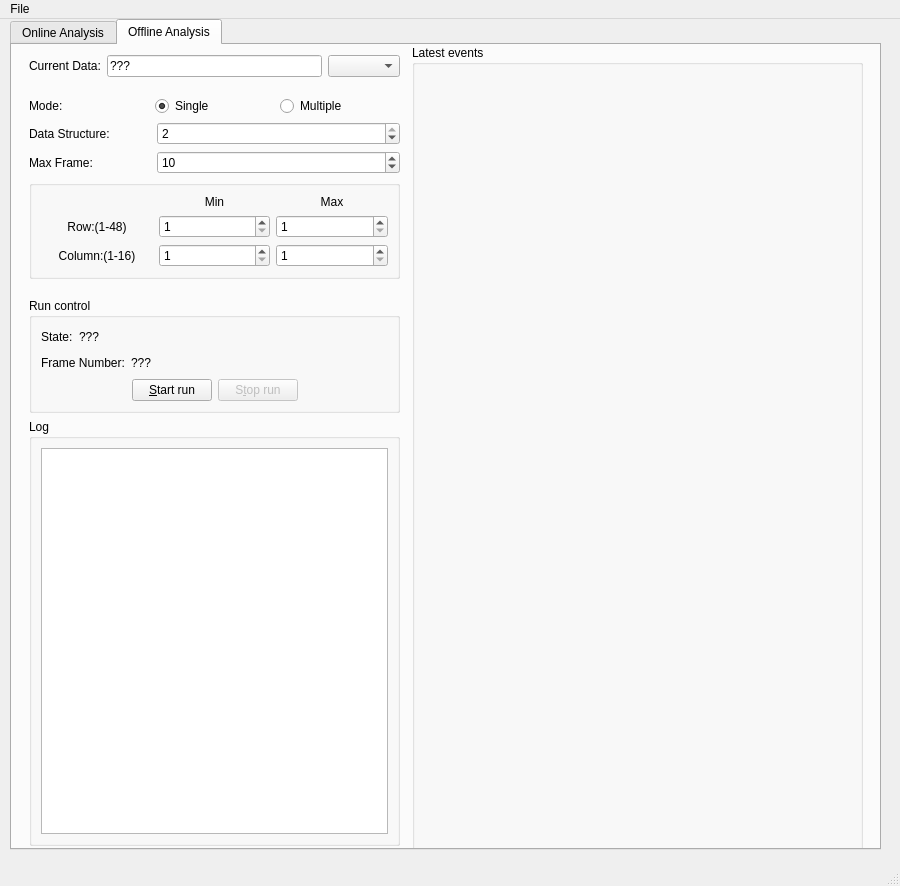
<?xml version="1.0" encoding="UTF-8"?>
<ui version="4.0">
 <class>MainWindow</class>
 <widget class="QMainWindow" name="MainWindow">
  <property name="geometry">
   <rect>
    <x>0</x>
    <y>0</y>
    <width>900</width>
    <height>886</height>
   </rect>
  </property>
  <property name="windowTitle">
   <string>JadePixel</string>
  </property>
  <property name="windowIcon">
   <iconset>
    <normaloff>iheplogo.gif</normaloff>iheplogo.gif</iconset>
  </property>
  <widget class="QWidget" name="centralwidget">
   <widget class="QTabWidget" name="TabWidget">
    <property name="geometry">
     <rect>
      <x>10</x>
      <y>0</y>
      <width>871</width>
      <height>831</height>
     </rect>
    </property>
    <property name="currentIndex">
     <number>1</number>
    </property>
    <widget class="QWidget" name="Tab_Online">
     <attribute name="title">
      <string>Online Analysis</string>
     </attribute>
     <widget class="QWidget" name="layoutWidget_2">
      <property name="geometry">
       <rect>
        <x>11</x>
        <y>10</y>
        <width>388</width>
        <height>781</height>
       </rect>
      </property>
      <layout class="QVBoxLayout" name="verticalLayout_6">
       <item>
        <layout class="QGridLayout" name="gridLayout_5">
         <item row="3" column="1">
          <widget class="QLineEdit" name="LineEdit_Online_FileName">
           <property name="text">
            <string>???</string>
           </property>
          </widget>
         </item>
         <item row="0" column="0">
          <widget class="QLabel" name="label_11">
           <property name="text">
            <string>Save Directory</string>
           </property>
          </widget>
         </item>
         <item row="3" column="0">
          <widget class="QLabel" name="label_21">
           <property name="text">
            <string>File Name:</string>
           </property>
          </widget>
         </item>
         <item row="3" column="2">
          <widget class="QComboBox" name="ComboBox_Data_Type">
           <item>
            <property name="text">
             <string>.dat</string>
            </property>
           </item>
          </widget>
         </item>
         <item row="0" column="1" colspan="2">
          <layout class="QHBoxLayout" name="horizontalLayout_8">
           <item>
            <widget class="QLineEdit" name="LineEdit_Online_FilePath">
             <property name="text">
              <string>???</string>
             </property>
             <property name="readOnly">
              <bool>true</bool>
             </property>
            </widget>
           </item>
           <item>
            <widget class="QPushButton" name="Btn_Online_Chose">
             <property name="text">
              <string>Chose..</string>
             </property>
            </widget>
           </item>
          </layout>
         </item>
        </layout>
       </item>
       <item>
        <spacer name="verticalSpacer_3">
         <property name="orientation">
          <enum>Qt::Vertical</enum>
         </property>
         <property name="sizeType">
          <enum>QSizePolicy::Maximum</enum>
         </property>
         <property name="sizeHint" stdset="0">
          <size>
           <width>293</width>
           <height>13</height>
          </size>
         </property>
        </spacer>
       </item>
       <item>
        <layout class="QHBoxLayout" name="horizontalLayout_9">
         <item>
          <widget class="QLabel" name="label_12">
           <property name="text">
            <string>Mode:</string>
           </property>
          </widget>
         </item>
         <item>
          <widget class="QRadioButton" name="RadioButton_Online_Single">
           <property name="text">
            <string>Single</string>
           </property>
           <property name="checked">
            <bool>true</bool>
           </property>
          </widget>
         </item>
         <item>
          <widget class="QRadioButton" name="RadioButton_Online_Multi">
           <property name="text">
            <string>Multiple</string>
           </property>
           <property name="checked">
            <bool>false</bool>
           </property>
          </widget>
         </item>
        </layout>
       </item>
       <item>
        <layout class="QGridLayout" name="gridLayout_3">
         <item row="0" column="0">
          <widget class="QLabel" name="label_13">
           <property name="text">
            <string>Data Structure:</string>
           </property>
          </widget>
         </item>
         <item row="1" column="0">
          <widget class="QLabel" name="label_14">
           <property name="text">
            <string>Max Events:</string>
           </property>
          </widget>
         </item>
         <item row="0" column="1" colspan="2">
          <widget class="QSpinBox" name="SpinBox_Online_DataStructure">
           <property name="minimum">
            <number>1</number>
           </property>
           <property name="maximum">
            <number>2</number>
           </property>
           <property name="value">
            <number>2</number>
           </property>
          </widget>
         </item>
         <item row="1" column="1" colspan="2">
          <widget class="QSpinBox" name="SpinBox_Online_MaxEvents">
           <property name="minimum">
            <number>1</number>
           </property>
           <property name="maximum">
            <number>999999999</number>
           </property>
           <property name="value">
            <number>100000</number>
           </property>
          </widget>
         </item>
        </layout>
       </item>
       <item>
        <widget class="QGroupBox" name="groupBox_5">
         <property name="title">
          <string/>
         </property>
         <layout class="QVBoxLayout" name="verticalLayout_7">
          <item>
           <layout class="QGridLayout" name="gridLayout_4">
            <item row="0" column="2">
             <widget class="QLabel" name="label_15">
              <property name="text">
               <string>Max</string>
              </property>
              <property name="alignment">
               <set>Qt::AlignCenter</set>
              </property>
             </widget>
            </item>
            <item row="1" column="0">
             <widget class="QLabel" name="label_16">
              <property name="text">
               <string>Row:(1-48)</string>
              </property>
              <property name="alignment">
               <set>Qt::AlignCenter</set>
              </property>
             </widget>
            </item>
            <item row="1" column="1">
             <widget class="QSpinBox" name="SpinBox_Online_MinRow">
              <property name="minimum">
               <number>1</number>
              </property>
              <property name="maximum">
               <number>48</number>
              </property>
             </widget>
            </item>
            <item row="1" column="2">
             <widget class="QSpinBox" name="SpinBox_Online_MaxRow">
              <property name="minimum">
               <number>1</number>
              </property>
              <property name="maximum">
               <number>48</number>
              </property>
             </widget>
            </item>
            <item row="2" column="0">
             <widget class="QLabel" name="label_17">
              <property name="text">
               <string>Column:(1-16)</string>
              </property>
              <property name="alignment">
               <set>Qt::AlignCenter</set>
              </property>
             </widget>
            </item>
            <item row="2" column="1">
             <widget class="QSpinBox" name="SpinBox_Online_MinCol">
              <property name="minimum">
               <number>1</number>
              </property>
              <property name="maximum">
               <number>16</number>
              </property>
             </widget>
            </item>
            <item row="2" column="2">
             <widget class="QSpinBox" name="SpinBox_Online_MaxCol">
              <property name="minimum">
               <number>1</number>
              </property>
              <property name="maximum">
               <number>16</number>
              </property>
             </widget>
            </item>
            <item row="0" column="1">
             <widget class="QLabel" name="label_18">
              <property name="text">
               <string>Min</string>
              </property>
              <property name="alignment">
               <set>Qt::AlignCenter</set>
              </property>
             </widget>
            </item>
           </layout>
          </item>
         </layout>
        </widget>
       </item>
       <item>
        <spacer name="verticalSpacer_4">
         <property name="orientation">
          <enum>Qt::Vertical</enum>
         </property>
         <property name="sizeType">
          <enum>QSizePolicy::Maximum</enum>
         </property>
         <property name="sizeHint" stdset="0">
          <size>
           <width>293</width>
           <height>13</height>
          </size>
         </property>
        </spacer>
       </item>
       <item>
        <widget class="QGroupBox" name="groupBox_6">
         <property name="title">
          <string>Run control</string>
         </property>
         <layout class="QVBoxLayout" name="verticalLayout_8">
          <item>
           <layout class="QHBoxLayout" name="horizontalLayout_10">
            <item>
             <widget class="QLabel" name="label_19">
              <property name="text">
               <string>State:</string>
              </property>
             </widget>
            </item>
            <item>
             <widget class="QLabel" name="Label_Online_State">
              <property name="text">
               <string>???</string>
              </property>
             </widget>
            </item>
            <item>
             <spacer name="horizontalSpacer_6">
              <property name="orientation">
               <enum>Qt::Horizontal</enum>
              </property>
              <property name="sizeHint" stdset="0">
               <size>
                <width>40</width>
                <height>20</height>
               </size>
              </property>
             </spacer>
            </item>
           </layout>
          </item>
          <item>
           <layout class="QHBoxLayout" name="horizontalLayout_11">
            <item>
             <widget class="QLabel" name="label_20">
              <property name="text">
               <string>Frame Number:</string>
              </property>
             </widget>
            </item>
            <item>
             <widget class="QLabel" name="Label_Online_FrameNumber">
              <property name="text">
               <string>???</string>
              </property>
             </widget>
            </item>
            <item>
             <spacer name="horizontalSpacer_7">
              <property name="orientation">
               <enum>Qt::Horizontal</enum>
              </property>
              <property name="sizeHint" stdset="0">
               <size>
                <width>40</width>
                <height>20</height>
               </size>
              </property>
             </spacer>
            </item>
           </layout>
          </item>
          <item>
           <layout class="QHBoxLayout" name="horizontalLayout_12">
            <item>
             <spacer name="horizontalSpacer_8">
              <property name="orientation">
               <enum>Qt::Horizontal</enum>
              </property>
              <property name="sizeHint" stdset="0">
               <size>
                <width>40</width>
                <height>20</height>
               </size>
              </property>
             </spacer>
            </item>
            <item>
             <widget class="QPushButton" name="Btn_Online_SimStart">
              <property name="text">
               <string>SimStart</string>
              </property>
             </widget>
            </item>
            <item>
             <widget class="QPushButton" name="Btn_Online_StartRun">
              <property name="text">
               <string>&amp;Start run</string>
              </property>
             </widget>
            </item>
            <item>
             <widget class="QPushButton" name="Btn_Online_StopRun">
              <property name="enabled">
               <bool>false</bool>
              </property>
              <property name="text">
               <string>S&amp;top run</string>
              </property>
             </widget>
            </item>
            <item>
             <spacer name="horizontalSpacer_9">
              <property name="orientation">
               <enum>Qt::Horizontal</enum>
              </property>
              <property name="sizeHint" stdset="0">
               <size>
                <width>40</width>
                <height>20</height>
               </size>
              </property>
             </spacer>
            </item>
           </layout>
          </item>
         </layout>
        </widget>
       </item>
       <item>
        <widget class="QGroupBox" name="groupBox_7">
         <property name="title">
          <string>Log</string>
         </property>
         <layout class="QVBoxLayout" name="verticalLayout_9">
          <item>
           <widget class="QTextEdit" name="TextEdit_Online_Log">
            <property name="readOnly">
             <bool>true</bool>
            </property>
           </widget>
          </item>
         </layout>
        </widget>
       </item>
      </layout>
     </widget>
     <widget class="QGroupBox" name="groupBox_8">
      <property name="geometry">
       <rect>
        <x>420</x>
        <y>0</y>
        <width>421</width>
        <height>791</height>
       </rect>
      </property>
      <property name="title">
       <string>Latest events</string>
      </property>
      <layout class="QVBoxLayout" name="verticalLayout_10">
       <item>
        <widget class="QWidget" name="Pixel_Online_Graph" native="true"/>
       </item>
      </layout>
     </widget>
    </widget>
    <widget class="QWidget" name="Tab_Offline">
     <attribute name="title">
      <string>Offline Analysis</string>
     </attribute>
     <widget class="QWidget" name="layoutWidget">
      <property name="geometry">
       <rect>
        <x>17</x>
        <y>10</y>
        <width>371</width>
        <height>791</height>
       </rect>
      </property>
      <layout class="QVBoxLayout" name="verticalLayout_5">
       <item>
        <layout class="QHBoxLayout" name="horizontalLayout_2">
         <item>
          <layout class="QHBoxLayout" name="horizontalLayout">
           <item>
            <widget class="QLabel" name="label">
             <property name="text">
              <string>Current Data:</string>
             </property>
            </widget>
           </item>
           <item>
            <widget class="QLineEdit" name="LineEdit_Offline_CurrentData">
             <property name="text">
              <string>???</string>
             </property>
             <property name="readOnly">
              <bool>true</bool>
             </property>
            </widget>
           </item>
          </layout>
         </item>
         <item>
          <widget class="QComboBox" name="ComboBox_Data"/>
         </item>
        </layout>
       </item>
       <item>
        <spacer name="verticalSpacer">
         <property name="orientation">
          <enum>Qt::Vertical</enum>
         </property>
         <property name="sizeType">
          <enum>QSizePolicy::Maximum</enum>
         </property>
         <property name="sizeHint" stdset="0">
          <size>
           <width>293</width>
           <height>13</height>
          </size>
         </property>
        </spacer>
       </item>
       <item>
        <layout class="QHBoxLayout" name="horizontalLayout_3">
         <item>
          <widget class="QLabel" name="label_8">
           <property name="text">
            <string>Mode:</string>
           </property>
          </widget>
         </item>
         <item>
          <widget class="QRadioButton" name="RadioButton_Offline_Single">
           <property name="text">
            <string>Single</string>
           </property>
           <property name="checked">
            <bool>true</bool>
           </property>
          </widget>
         </item>
         <item>
          <widget class="QRadioButton" name="RadioButton_Offline_Multi">
           <property name="text">
            <string>Multiple</string>
           </property>
           <property name="checked">
            <bool>false</bool>
           </property>
          </widget>
         </item>
        </layout>
       </item>
       <item>
        <layout class="QGridLayout" name="gridLayout_2">
         <item row="0" column="0">
          <widget class="QLabel" name="label_9">
           <property name="text">
            <string>Data Structure:</string>
           </property>
          </widget>
         </item>
         <item row="1" column="0">
          <widget class="QLabel" name="label_10">
           <property name="text">
            <string>Max Frame:</string>
           </property>
          </widget>
         </item>
         <item row="0" column="1" colspan="2">
          <widget class="QSpinBox" name="SpinBox_Offline_DataStructure">
           <property name="minimum">
            <number>1</number>
           </property>
           <property name="maximum">
            <number>2</number>
           </property>
           <property name="value">
            <number>2</number>
           </property>
          </widget>
         </item>
         <item row="1" column="1" colspan="2">
          <widget class="QSpinBox" name="SpinBox_Offline_MaxFrame">
           <property name="minimum">
            <number>1</number>
           </property>
           <property name="maximum">
            <number>999999999</number>
           </property>
           <property name="value">
            <number>10</number>
           </property>
          </widget>
         </item>
        </layout>
       </item>
       <item>
        <widget class="QGroupBox" name="groupBox_3">
         <property name="title">
          <string/>
         </property>
         <layout class="QVBoxLayout" name="verticalLayout_3">
          <item>
           <layout class="QGridLayout" name="gridLayout">
            <item row="0" column="2">
             <widget class="QLabel" name="label_7">
              <property name="text">
               <string>Max</string>
              </property>
              <property name="alignment">
               <set>Qt::AlignCenter</set>
              </property>
             </widget>
            </item>
            <item row="1" column="0">
             <widget class="QLabel" name="label_3">
              <property name="text">
               <string>Row:(1-48)</string>
              </property>
              <property name="alignment">
               <set>Qt::AlignCenter</set>
              </property>
             </widget>
            </item>
            <item row="1" column="1">
             <widget class="QSpinBox" name="SpinBox_Offline_MinRow">
              <property name="minimum">
               <number>1</number>
              </property>
              <property name="maximum">
               <number>48</number>
              </property>
             </widget>
            </item>
            <item row="1" column="2">
             <widget class="QSpinBox" name="SpinBox_Offline_MaxRow">
              <property name="minimum">
               <number>1</number>
              </property>
              <property name="maximum">
               <number>48</number>
              </property>
             </widget>
            </item>
            <item row="2" column="0">
             <widget class="QLabel" name="label_2">
              <property name="text">
               <string>Column:(1-16)</string>
              </property>
              <property name="alignment">
               <set>Qt::AlignCenter</set>
              </property>
             </widget>
            </item>
            <item row="2" column="1">
             <widget class="QSpinBox" name="SpinBox_Offline_MinCol">
              <property name="minimum">
               <number>1</number>
              </property>
              <property name="maximum">
               <number>16</number>
              </property>
             </widget>
            </item>
            <item row="2" column="2">
             <widget class="QSpinBox" name="SpinBox_Offline_MaxCol">
              <property name="minimum">
               <number>1</number>
              </property>
              <property name="maximum">
               <number>16</number>
              </property>
             </widget>
            </item>
            <item row="0" column="1">
             <widget class="QLabel" name="label_4">
              <property name="text">
               <string>Min</string>
              </property>
              <property name="alignment">
               <set>Qt::AlignCenter</set>
              </property>
             </widget>
            </item>
           </layout>
          </item>
         </layout>
        </widget>
       </item>
       <item>
        <spacer name="verticalSpacer_2">
         <property name="orientation">
          <enum>Qt::Vertical</enum>
         </property>
         <property name="sizeType">
          <enum>QSizePolicy::Maximum</enum>
         </property>
         <property name="sizeHint" stdset="0">
          <size>
           <width>293</width>
           <height>13</height>
          </size>
         </property>
        </spacer>
       </item>
       <item>
        <widget class="QGroupBox" name="groupBox">
         <property name="title">
          <string>Run control</string>
         </property>
         <layout class="QVBoxLayout" name="verticalLayout">
          <item>
           <layout class="QHBoxLayout" name="horizontalLayout_5">
            <item>
             <widget class="QLabel" name="label_5">
              <property name="text">
               <string>State:</string>
              </property>
             </widget>
            </item>
            <item>
             <widget class="QLabel" name="Label_Offline_State">
              <property name="text">
               <string>???</string>
              </property>
             </widget>
            </item>
            <item>
             <spacer name="horizontalSpacer_4">
              <property name="orientation">
               <enum>Qt::Horizontal</enum>
              </property>
              <property name="sizeHint" stdset="0">
               <size>
                <width>40</width>
                <height>20</height>
               </size>
              </property>
             </spacer>
            </item>
           </layout>
          </item>
          <item>
           <layout class="QHBoxLayout" name="horizontalLayout_6">
            <item>
             <widget class="QLabel" name="label_6">
              <property name="text">
               <string>Frame Number:</string>
              </property>
             </widget>
            </item>
            <item>
             <widget class="QLabel" name="Label_Offline_FrameNumber">
              <property name="text">
               <string>???</string>
              </property>
             </widget>
            </item>
            <item>
             <spacer name="horizontalSpacer_5">
              <property name="orientation">
               <enum>Qt::Horizontal</enum>
              </property>
              <property name="sizeHint" stdset="0">
               <size>
                <width>40</width>
                <height>20</height>
               </size>
              </property>
             </spacer>
            </item>
           </layout>
          </item>
          <item>
           <layout class="QHBoxLayout" name="horizontalLayout_4">
            <item>
             <spacer name="horizontalSpacer_2">
              <property name="orientation">
               <enum>Qt::Horizontal</enum>
              </property>
              <property name="sizeHint" stdset="0">
               <size>
                <width>40</width>
                <height>20</height>
               </size>
              </property>
             </spacer>
            </item>
            <item>
             <widget class="QPushButton" name="Btn_Offline_StartRun">
              <property name="text">
               <string>&amp;Start run</string>
              </property>
             </widget>
            </item>
            <item>
             <widget class="QPushButton" name="Btn_Offline_StopRun">
              <property name="enabled">
               <bool>false</bool>
              </property>
              <property name="text">
               <string>S&amp;top run</string>
              </property>
             </widget>
            </item>
            <item>
             <spacer name="horizontalSpacer_3">
              <property name="orientation">
               <enum>Qt::Horizontal</enum>
              </property>
              <property name="sizeHint" stdset="0">
               <size>
                <width>40</width>
                <height>20</height>
               </size>
              </property>
             </spacer>
            </item>
           </layout>
          </item>
         </layout>
        </widget>
       </item>
       <item>
        <widget class="QGroupBox" name="groupBox_2">
         <property name="title">
          <string>Log</string>
         </property>
         <layout class="QVBoxLayout" name="verticalLayout_2">
          <item>
           <widget class="QTextEdit" name="TextEdit_Offline_Log">
            <property name="readOnly">
             <bool>true</bool>
            </property>
           </widget>
          </item>
         </layout>
        </widget>
       </item>
      </layout>
     </widget>
     <widget class="QGroupBox" name="groupBox_4">
      <property name="geometry">
       <rect>
        <x>400</x>
        <y>0</y>
        <width>451</width>
        <height>811</height>
       </rect>
      </property>
      <property name="title">
       <string>Latest events</string>
      </property>
      <layout class="QVBoxLayout" name="verticalLayout_4">
       <item>
        <widget class="QWidget" name="Pixel_Offline_Graph" native="true"/>
       </item>
      </layout>
     </widget>
    </widget>
   </widget>
  </widget>
  <widget class="QMenuBar" name="menubar">
   <property name="geometry">
    <rect>
     <x>0</x>
     <y>0</y>
     <width>900</width>
     <height>26</height>
    </rect>
   </property>
   <widget class="QMenu" name="menuFile">
    <property name="title">
     <string>File</string>
    </property>
    <addaction name="Action_Open"/>
    <addaction name="Action_Save"/>
    <addaction name="Action_Exit"/>
   </widget>
   <addaction name="menuFile"/>
  </widget>
  <widget class="QStatusBar" name="statusbar"/>
  <action name="Action_Open">
   <property name="text">
    <string>Open</string>
   </property>
  </action>
  <action name="Action_Exit">
   <property name="text">
    <string>Exit</string>
   </property>
  </action>
  <action name="Action_Save">
   <property name="text">
    <string>Save</string>
   </property>
  </action>
 </widget>
 <resources/>
 <connections/>
</ui>
